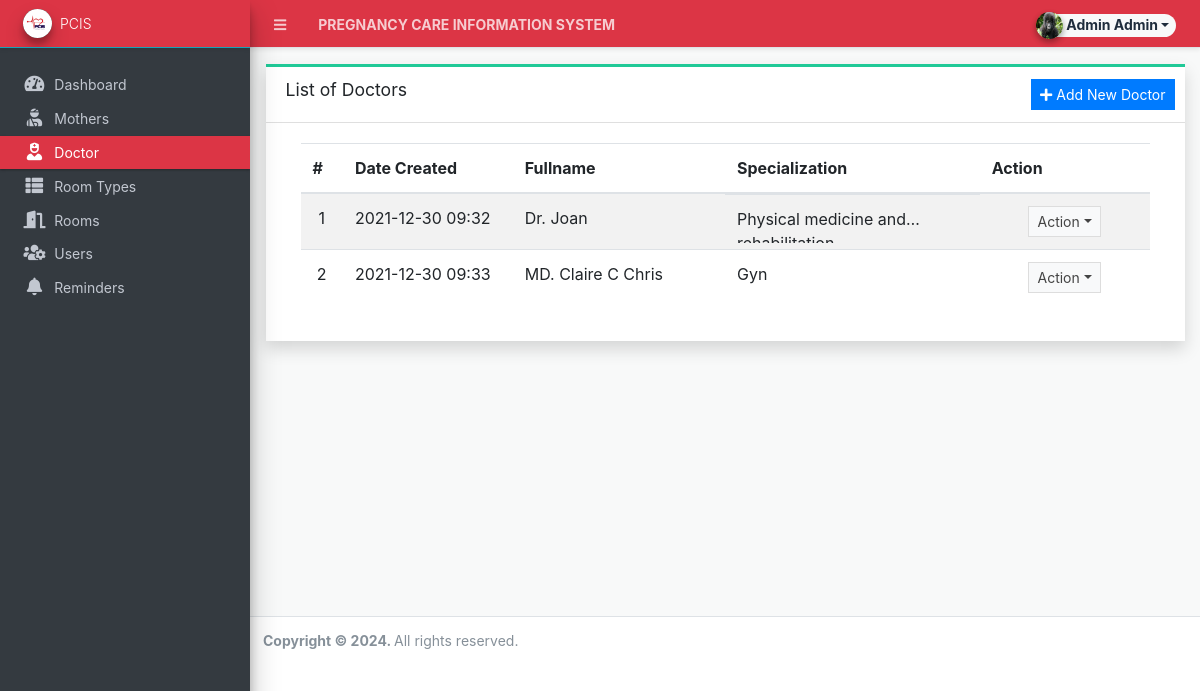
/?page=doctors (signed in), run on an earlier commit of the app's database.
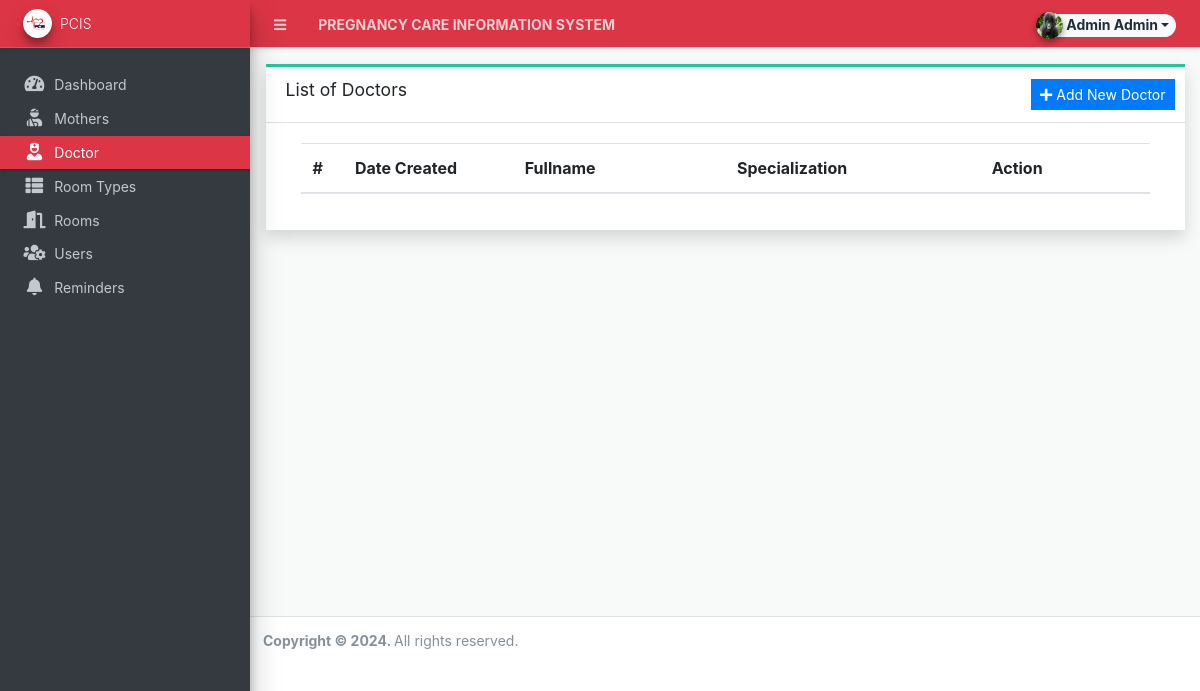
And on a later commit of the database.
### tables this page shows
CREATE TABLE IF NOT EXISTS `doctor_list` (
  `id` int(30) NOT NULL AUTO_INCREMENT,
  `fullname` text NOT NULL,
  `specialization` text NOT NULL,
  `email` text NOT NULL,
  `contact` varchar(100) NOT NULL,
  `delete_flag` tinyint(1) NOT NULL DEFAULT '0',
  `date_created` datetime NOT NULL DEFAULT CURRENT_TIMESTAMP,
  `date_added` datetime DEFAULT NULL ON UPDATE CURRENT_TIMESTAMP,
  PRIMARY KEY (`id`)
);

### doctors/index.php (the view, shortened to what this page needs)
<div class="card card-outline card-teal rounded-0 shadow">
	<div class="card-header">
		<h3 class="card-title">List of Doctors</h3>
		<div class="card-tools">
			<a href="javascript:void(0)" id="create_new" class="btn btn-flat btn-sm btn-primary"><span class="fas fa-plus"></span>  Add New Doctor</a>
		</div>
	</div>
	<div class="card-body">
		<div class="container-fluid">
        <div class="container-fluid">
			<table class="table table-hover table-striped">
				<colgroup>
					<col width="5%">
					<col width="20%">
					<col width="25%">
					<col width="30%">
					<col width="20%">
				</colgroup>
				<thead>
					<tr>
						<th>#</th>
						<th>Date Created</th>
						<th>Fullname</th>
						<th>Specialization</th>
						<th>Action</th>
					</tr>
				</thead>
				<tbody>
					<?php
						$i = 1;
						$qry = $conn->query("SELECT * from `doctor_list` where delete_flag = 0 order by `fullname` asc ");
						while($row = $qry->fetch_assoc()):
					?>
						<tr>
							<td class="text-center"><?php echo $i++; ?></td>
							<td class=""><?php echo date("Y-m-d H:i",strtotime($row['date_created'])) ?></td>
							<td><?php echo ucwords($row['fullname']) ?></td>
							<td class="truncate-1"><?php echo $row['specialization'] ?></td>
							<td align="center">
								 <button type="button" class="btn btn-flat btn-default btn-sm dropdown-toggle dropdown-icon" data-toggle="dropdown">
				                  		Action
				                  </button>
							</td>
						</tr>
					<?php endwhile; ?>
				</tbody>
			</table>
		</div>
		</div>
	</div>
</div>

What changed in the data, as far as the page shows it:
removed doctor_list: date_created "2021-12-30 09:32", fullname "Dr. Joan", specialization "Physical medicine…"
removed doctor_list: date_created "2021-12-30 09:33", fullname "MD. Claire C Chris", specialization "Gyn"
